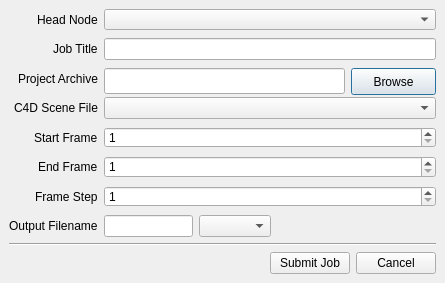
<?xml version="1.0" encoding="UTF-8"?>
<ui version="4.0">
 <class>SubmitMainWindow</class>
 <widget class="QDialog" name="SubmitMainWindow">
  <property name="enabled">
   <bool>true</bool>
  </property>
  <property name="geometry">
   <rect>
    <x>0</x>
    <y>0</y>
    <width>445</width>
    <height>283</height>
   </rect>
  </property>
  <property name="sizePolicy">
   <sizepolicy hsizetype="Preferred" vsizetype="Preferred">
    <horstretch>0</horstretch>
    <verstretch>0</verstretch>
   </sizepolicy>
  </property>
  <property name="minimumSize">
   <size>
    <width>445</width>
    <height>283</height>
   </size>
  </property>
  <property name="windowTitle">
   <string notr="true">hpc-submit-md</string>
  </property>
  <layout class="QVBoxLayout" name="verticalLayout">
   <item>
    <layout class="QFormLayout" name="formLayout">
     <property name="fieldGrowthPolicy">
      <enum>QFormLayout::AllNonFixedFieldsGrow</enum>
     </property>
     <property name="labelAlignment">
      <set>Qt::AlignRight|Qt::AlignTrailing|Qt::AlignVCenter</set>
     </property>
     <property name="horizontalSpacing">
      <number>6</number>
     </property>
     <property name="verticalSpacing">
      <number>8</number>
     </property>
     <item row="1" column="0">
      <widget class="QLabel" name="title_label">
       <property name="layoutDirection">
        <enum>Qt::LeftToRight</enum>
       </property>
       <property name="text">
        <string>Job Title</string>
       </property>
       <property name="alignment">
        <set>Qt::AlignLeading|Qt::AlignLeft|Qt::AlignVCenter</set>
       </property>
      </widget>
     </item>
     <item row="1" column="1">
      <widget class="QLineEdit" name="title_field"/>
     </item>
     <item row="2" column="0">
      <widget class="QLabel" name="project_label">
       <property name="minimumSize">
        <size>
         <width>0</width>
         <height>0</height>
        </size>
       </property>
       <property name="text">
        <string>Project Archive</string>
       </property>
       <property name="alignment">
        <set>Qt::AlignLeading|Qt::AlignLeft|Qt::AlignVCenter</set>
       </property>
      </widget>
     </item>
     <item row="2" column="1">
      <layout class="QHBoxLayout" name="horizontalLayout">
       <property name="spacing">
        <number>6</number>
       </property>
       <item>
        <widget class="QLineEdit" name="project_field">
         <property name="enabled">
          <bool>true</bool>
         </property>
         <property name="sizePolicy">
          <sizepolicy hsizetype="Expanding" vsizetype="Fixed">
           <horstretch>0</horstretch>
           <verstretch>0</verstretch>
          </sizepolicy>
         </property>
         <property name="minimumSize">
          <size>
           <width>161</width>
           <height>26</height>
          </size>
         </property>
         <property name="readOnly">
          <bool>true</bool>
         </property>
        </widget>
       </item>
       <item>
        <widget class="QPushButton" name="browse_button">
         <property name="minimumSize">
          <size>
           <width>85</width>
           <height>27</height>
          </size>
         </property>
         <property name="text">
          <string>Browse</string>
         </property>
        </widget>
       </item>
      </layout>
     </item>
     <item row="3" column="0">
      <widget class="QLabel" name="scene_label">
       <property name="text">
        <string>C4D Scene File</string>
       </property>
      </widget>
     </item>
     <item row="3" column="1">
      <widget class="QComboBox" name="scene_field"/>
     </item>
     <item row="4" column="0">
      <widget class="QLabel" name="start_label">
       <property name="text">
        <string>Start Frame</string>
       </property>
      </widget>
     </item>
     <item row="4" column="1">
      <widget class="QSpinBox" name="start_field">
       <property name="minimum">
        <number>1</number>
       </property>
       <property name="maximum">
        <number>999999999</number>
       </property>
      </widget>
     </item>
     <item row="5" column="0">
      <widget class="QLabel" name="end_label">
       <property name="text">
        <string>End Frame</string>
       </property>
      </widget>
     </item>
     <item row="5" column="1">
      <widget class="QSpinBox" name="end_field">
       <property name="minimum">
        <number>1</number>
       </property>
       <property name="maximum">
        <number>999999999</number>
       </property>
      </widget>
     </item>
     <item row="6" column="0">
      <widget class="QLabel" name="step_label">
       <property name="text">
        <string>Frame Step</string>
       </property>
      </widget>
     </item>
     <item row="6" column="1">
      <widget class="QSpinBox" name="step_field">
       <property name="minimum">
        <number>1</number>
       </property>
       <property name="maximum">
        <number>999999999</number>
       </property>
      </widget>
     </item>
     <item row="7" column="0">
      <widget class="QLabel" name="output_lable">
       <property name="text">
        <string>Output Filename</string>
       </property>
      </widget>
     </item>
     <item row="7" column="1">
      <layout class="QHBoxLayout" name="horizontalLayout_5">
       <item>
        <widget class="QLineEdit" name="output_base_field">
         <property name="toolTip">
          <string/>
         </property>
         <property name="alignment">
          <set>Qt::AlignLeading|Qt::AlignLeft|Qt::AlignVCenter</set>
         </property>
        </widget>
       </item>
       <item>
        <widget class="QComboBox" name="output_ext_field"/>
       </item>
       <item>
        <spacer name="horizontalSpacer_2">
         <property name="orientation">
          <enum>Qt::Horizontal</enum>
         </property>
         <property name="sizeType">
          <enum>QSizePolicy::MinimumExpanding</enum>
         </property>
         <property name="sizeHint" stdset="0">
          <size>
           <width>165</width>
           <height>20</height>
          </size>
         </property>
        </spacer>
       </item>
      </layout>
     </item>
     <item row="0" column="1">
      <widget class="QComboBox" name="head_node_field">
       <property name="toolTip">
        <string>Which cluster to submit to</string>
       </property>
      </widget>
     </item>
     <item row="0" column="0">
      <widget class="QLabel" name="head_node_label">
       <property name="toolTip">
        <string>which cluster to use</string>
       </property>
       <property name="text">
        <string>Head Node</string>
       </property>
      </widget>
     </item>
    </layout>
   </item>
   <item>
    <widget class="Line" name="line">
     <property name="orientation">
      <enum>Qt::Horizontal</enum>
     </property>
    </widget>
   </item>
   <item>
    <layout class="QHBoxLayout" name="horizontalLayout_2">
     <property name="spacing">
      <number>6</number>
     </property>
     <item>
      <spacer name="horizontalSpacer">
       <property name="orientation">
        <enum>Qt::Horizontal</enum>
       </property>
       <property name="sizeHint" stdset="0">
        <size>
         <width>40</width>
         <height>20</height>
        </size>
       </property>
      </spacer>
     </item>
     <item>
      <widget class="QPushButton" name="submit_button">
       <property name="text">
        <string>Submit Job</string>
       </property>
      </widget>
     </item>
     <item>
      <widget class="QPushButton" name="cancel_button">
       <property name="text">
        <string>Cancel</string>
       </property>
      </widget>
     </item>
    </layout>
   </item>
  </layout>
 </widget>
 <layoutdefault spacing="6" margin="9"/>
 <resources/>
 <connections>
  <connection>
   <sender>browse_button</sender>
   <signal>clicked()</signal>
   <receiver>SubmitMainWindow</receiver>
   <slot>browse()</slot>
   <hints>
    <hint type="sourcelabel">
     <x>433</x>
     <y>82</y>
    </hint>
    <hint type="destinationlabel">
     <x>399</x>
     <y>249</y>
    </hint>
   </hints>
  </connection>
  <connection>
   <sender>cancel_button</sender>
   <signal>clicked()</signal>
   <receiver>SubmitMainWindow</receiver>
   <slot>quit()</slot>
   <hints>
    <hint type="sourcelabel">
     <x>300</x>
     <y>309</y>
    </hint>
    <hint type="destinationlabel">
     <x>141</x>
     <y>249</y>
    </hint>
   </hints>
  </connection>
  <connection>
   <sender>submit_button</sender>
   <signal>clicked()</signal>
   <receiver>SubmitMainWindow</receiver>
   <slot>submit_job()</slot>
   <hints>
    <hint type="sourcelabel">
     <x>84</x>
     <y>309</y>
    </hint>
    <hint type="destinationlabel">
     <x>343</x>
     <y>249</y>
    </hint>
   </hints>
  </connection>
 </connections>
 <slots>
  <slot>browse()</slot>
  <slot>quit()</slot>
  <slot>submit_job()</slot>
 </slots>
</ui>
